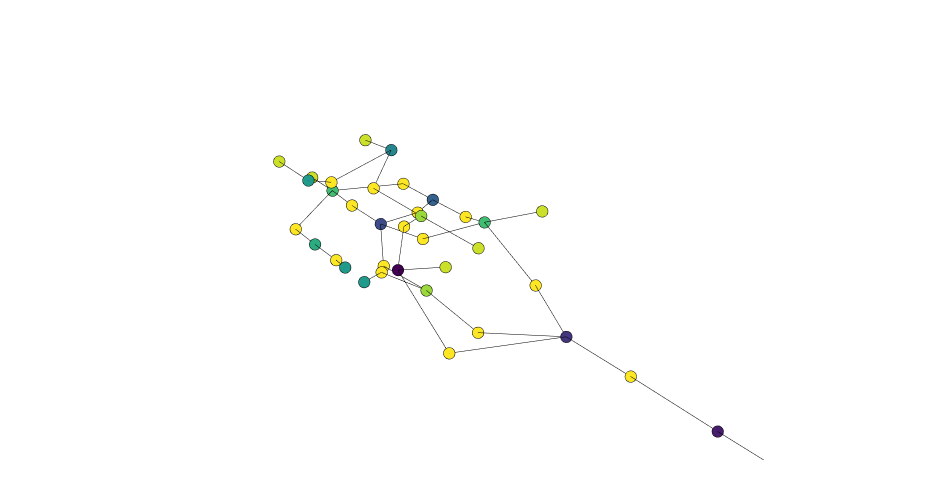

Notebook code cell kept with this figure:
### Code cell
house = houses[0]

g = Graph.ByTopology(house, direct=False, viaSharedApertures=True, toExteriorApertures=True)
graph_data = Plotly.DataByGraph(g, vertexSize=4, vertexGroupKey="label", vertexLabelKey="title", vertexGroups=[0,1,2,3,4,5,6,7,8,9,10,11,12])
bldg_data = Plotly.DataByTopology(house, faceOpacity=0.1, edgeColor="darkgrey", vertexColor="lightgrey")
bldg_data = []
# graph_data = []
fig = Plotly.FigureByData(graph_data+bldg_data)
Plotly.Show(fig, renderer='jupyterlab')

### Figure 1 — Plotly figure (JSON) as saved in the notebook; plotly's stock layout.template omitted (floating-point values rounded to 4 significant figures)
{"data": [{"hoverinfo": "text", "legendgroup": "4", "legendrank": 4, "marker": {"cmax": 1, "cmin": 0, "color": [0.9231, 0.8462, 0.5385, 0.2308, 1, 0.9231, 0.1538, 0.8462, 1, 1, 1, 0.9231, 1, 1, 0.4615, 1, 1, 0.9231, 0.07692, 0.9231, 1, 1, 1, 0.6923, 0.9231, 1, 1, 1, 0.6923, 0.3077, 0.9231, 0, 0.5385, 1, 1, 0.5385, 0.6154], "colorscale": [[0, "#440154"], [0.1111, "#482878"], [0.2222, "#3e4989"], [0.3333, "#31688e"], [0.4444, "#26828e"], [0.5556, "#1f9e89"], [0.6667, "#35b779"], [0.7778, "#6ece58"], [0.8889, "#b5de2b"], [1, "#fde725"]], "line": {"color": "black", "width": 0.5}, "size": 4, "symbol": "circle"}, "mode": "markers", "name": "Graph Vertices", "showlegend": false, "text": ["Window", "Corridor 2", "WC 1", "Dining Room", "Door", "Window", "Living Room", "Corridor 1", "Door", "Door", "Door", "Window", "Door", "Door", "Bedroom 2", "Door", "Door", "Window", "Parking", "Window", "Door", "Door", "Door", "Backyard", "Window", "Door", "Door", "Door", "Patio", "Kitchen", "Window", "Stairs", "WC 4", "Door", "Door", "WC 2", "Service"], "type": "scatter3d", "x": [0.76, 2, 0.75, 3.45, 6.31, 4.57, 3.6, 2, 6.31, 3.61, 1.51, 4.86, 0.76, 2.01, 4.35, 5.41, 1.51, 3.61, 3.6, 0.76, 3.46, 2.01, 3.96, 3.6, 2.01, 1.51, 0.76, 4.86, 4.85, 6.3, 3.61, 0.75, 0.75, 2.01, 0.76, 0.75, 0.75], "y": [9.51, 12, 13.9, 16.6, 18.71, 18.71, 7.25, 12, 14.51, 5.01, 13.91, 9.51, 15.71, 14.51, 16.6, 16.61, 16.43, 0.01, 2.5, 18.71, 18.71, 14.51, 14.51, 20.5, 9.51, 12.27, 18.71, 9.51, 12, 16.6, 22.31, 11.74, 16.6, 9.51, 9.51, 15.1, 17.2], "z": [4.51, 4.5, 1.5, 1.5, 1.51, 4.21, 1.5, 1.5, 1.51, 1.51, 1.51, 4.51, 1.51, 1.21, 4.5, 1.21, 4.21, 1.51, 1.5, 4.51, 1.51, 4.51, 1.51, 1.5, 4.51, 4.21, 1.51, 1.51, 3, 1.5, 1.51, 3.205, 4.5, 1.21, 1.21, 1.5, 1.5]}, {"hoverinfo": "text", "legendgroup": "5", "legendrank": 5, "line": {"color": "black", "width": 1}, "mode": "lines", "name": "Graph Edges", "showlegend": false, "text": "", "type": "scatter3d", "x": [0.75, 0.76, null, 2, 1.51, null, 2, 2.01, null, 2, 2.01, null, 0.75, 1.51, null, 3.45, 2.01, null, 3.45, 3.46, null, 3.45, 3.96, null, 3.45, 5.41, null, 3.6, 6.31, null, 6.3, 6.31, null, 4.35, 4.57, null, 3.6, 3.61, null, 3.6, 0.76, null, 3.6, 2.01, null, 3.6, 4.86, null, 2, 2.01, null, 2, 2.01, null, 2, 1.51, null, 4.85, 6.31, null, 6.3, 6.31, null, 3.6, 3.61, null, 4.85, 4.86, null, 0.75, 0.76, null, 0.75, 0.76, null, 4.35, 1.51, null, 4.35, 2.01, null, 6.3, 5.41, null, 0.75, 1.51, null, 3.6, 3.61, null, 0.75, 0.76, null, 3.6, 3.46, null, 4.85, 3.96, null, 3.6, 0.76, null, 3.6, 3.61, null, 0.75, 1.51, null, 0.75, 0.76, null, 4.85, 4.86, null, 0.75, 0.76, null], "y": [11.74, 9.51, null, 12, 12.27, null, 12, 9.51, null, 12, 14.51, null, 13.9, 13.91, null, 16.6, 14.51, null, 16.6, 18.71, null, 16.6, 14.51, null, 16.6, 16.61, null, 20.5, 18.71, null, 16.6, 18.71, null, 16.6, 18.71, null, 7.25, 5.01, null, 7.25, 9.51, null, 7.25, 9.51, null, 7.25, 9.51, null, 12, 14.51, null, 12, 9.51, null, 12, 13.91, null, 12, 14.51, null, 16.6, 14.51, null, 2.5, 5.01, null, 12, 9.51, null, 17.2, 15.71, null, 15.1, 15.71, null, 16.6, 16.43, null, 16.6, 14.51, null, 16.6, 16.61, null, 16.6, 16.43, null, 2.5, 0.01, null, 16.6, 18.71, null, 20.5, 18.71, null, 12, 14.51, null, 20.5, 18.71, null, 20.5, 22.31, null, 11.74, 12.27, null, 17.2, 18.71, null, 12, 9.51, null, 11.74, 9.51, null], "z": [3.205, 4.51, null, 4.5, 4.21, null, 4.5, 4.51, null, 4.5, 4.51, null, 1.5, 1.51, null, 1.5, 1.21, null, 1.5, 1.51, null, 1.5, 1.51, null, 1.5, 1.21, null, 1.5, 1.51, null, 1.5, 1.51, null, 4.5, 4.21, null, 1.5, 1.51, null, 1.5, 1.21, null, 1.5, 1.21, null, 1.5, 1.51, null, 1.5, 1.21, null, 1.5, 1.21, null, 1.5, 1.51, null, 3, 1.51, null, 1.5, 1.51, null, 1.5, 1.51, null, 3, 4.51, null, 1.5, 1.51, null, 1.5, 1.51, null, 4.5, 4.21, null, 4.5, 4.51, null, 1.5, 1.21, null, 4.5, 4.21, null, 1.5, 1.51, null, 4.5, 4.51, null, 1.5, 1.51, null, 3, 1.51, null, 1.5, 1.51, null, 1.5, 1.51, null, 3.205, 4.21, null, 1.5, 1.51, null, 3, 1.51, null, 3.205, 1.21, null]}], "layout": {"autosize": true, "height": 500, "margin": {"b": 40, "l": 40, "r": 40, "t": 40}, "paper_bgcolor": "rgba(0, 0, 0, 0)", "plot_bgcolor": "rgba(0, 0, 0, 0)", "scene": {"aspectmode": "data", "aspectratio": {"x": 0.7489, "y": 3.004, "z": 0.4445}, "camera": {"center": {"x": 0, "y": 0, "z": 0}, "eye": {"x": -1.25, "y": -1.25, "z": 1.25}, "projection": {"type": "perspective"}, "up": {"x": 0, "y": 0, "z": 1}}, "xaxis": {"type": "linear", "visible": false}, "yaxis": {"type": "linear", "visible": false}, "zaxis": {"type": "linear", "visible": false}}, "showlegend": true, "width": 950, "xaxis": {"showgrid": false, "visible": false, "zeroline": false}, "yaxis": {"showgrid": false, "visible": false, "zeroline": false}}}
